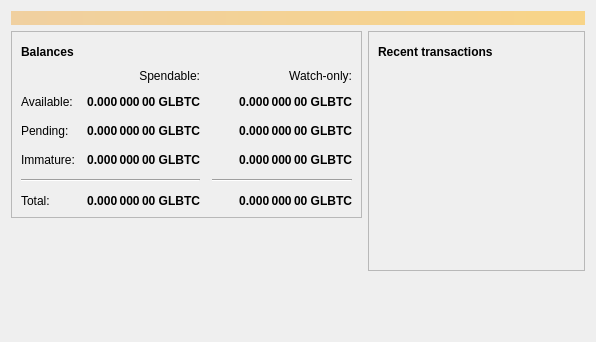
<?xml version="1.0" encoding="UTF-8"?>
<ui version="4.0">
 <class>OverviewPage</class>
 <widget class="QWidget" name="OverviewPage">
  <property name="geometry">
   <rect>
    <x>0</x>
    <y>0</y>
    <width>596</width>
    <height>342</height>
   </rect>
  </property>
  <property name="windowTitle">
   <string>Form</string>
  </property>
  <layout class="QVBoxLayout" name="topLayout">
   <item>
    <widget class="QLabel" name="labelAlerts">
     <property name="visible">
      <bool>false</bool>
     </property>
     <property name="styleSheet">
      <string notr="true">QLabel { background-color: qlineargradient(x1: 0, y1: 0, x2: 1, y2: 0, stop:0 #F0D0A0, stop:1 #F8D488); color:#000000; }</string>
     </property>
     <property name="wordWrap">
      <bool>true</bool>
     </property>
     <property name="margin">
      <number>3</number>
     </property>
     <property name="textInteractionFlags">
      <set>Qt::TextSelectableByMouse</set>
     </property>
    </widget>
   </item>
   <item>
    <layout class="QHBoxLayout" name="horizontalLayout" stretch="1,1">
     <item>
      <layout class="QVBoxLayout" name="verticalLayout_2">
       <item>
        <widget class="QFrame" name="frame">
         <property name="frameShape">
          <enum>QFrame::StyledPanel</enum>
         </property>
         <property name="frameShadow">
          <enum>QFrame::Raised</enum>
         </property>
         <layout class="QVBoxLayout" name="verticalLayout_4">
          <item>
           <layout class="QHBoxLayout" name="horizontalLayout_4">
            <item>
             <widget class="QLabel" name="label_5">
              <property name="font">
               <font>
                <weight>75</weight>
                <bold>true</bold>
               </font>
              </property>
              <property name="text">
               <string>Balances</string>
              </property>
             </widget>
            </item>
            <item>
             <widget class="QPushButton" name="labelWalletStatus">
              <property name="enabled">
               <bool>true</bool>
              </property>
              <property name="maximumSize">
               <size>
                <width>30</width>
                <height>16777215</height>
               </size>
              </property>
              <property name="toolTip">
               <string>The displayed information may be out of date. Your wallet automatically synchronizes with the GlobalBitcoin network after a connection is established, but this process has not completed yet.</string>
              </property>
              <property name="text">
               <string/>
              </property>
              <property name="icon">
               <iconset resource="../globalbitcoin.qrc">
                <normaloff>:/icons/warning</normaloff>
                <disabledoff>:/icons/warning</disabledoff>:/icons/warning</iconset>
              </property>
              <property name="iconSize">
               <size>
                <width>24</width>
                <height>24</height>
               </size>
              </property>
              <property name="flat">
               <bool>true</bool>
              </property>
             </widget>
            </item>
            <item>
             <spacer name="horizontalSpacer_3">
              <property name="orientation">
               <enum>Qt::Horizontal</enum>
              </property>
              <property name="sizeHint" stdset="0">
               <size>
                <width>40</width>
                <height>20</height>
               </size>
              </property>
             </spacer>
            </item>
           </layout>
          </item>
          <item>
           <layout class="QGridLayout" name="gridLayout">
            <property name="spacing">
             <number>12</number>
            </property>
            <item row="2" column="2">
             <widget class="QLabel" name="labelWatchPending">
              <property name="font">
               <font>
                <weight>75</weight>
                <bold>true</bold>
               </font>
              </property>
              <property name="cursor">
               <cursorShape>IBeamCursor</cursorShape>
              </property>
              <property name="toolTip">
               <string>Unconfirmed transactions to watch-only addresses</string>
              </property>
              <property name="text">
               <string notr="true">0.000 000 00 GLBTC</string>
              </property>
              <property name="alignment">
               <set>Qt::AlignRight|Qt::AlignTrailing|Qt::AlignVCenter</set>
              </property>
              <property name="textInteractionFlags">
               <set>Qt::LinksAccessibleByMouse|Qt::TextSelectableByKeyboard|Qt::TextSelectableByMouse</set>
              </property>
             </widget>
            </item>
            <item row="2" column="1">
             <widget class="QLabel" name="labelUnconfirmed">
              <property name="font">
               <font>
                <weight>75</weight>
                <bold>true</bold>
               </font>
              </property>
              <property name="cursor">
               <cursorShape>IBeamCursor</cursorShape>
              </property>
              <property name="toolTip">
               <string>Total of transactions that have yet to be confirmed, and do not yet count toward the spendable balance</string>
              </property>
              <property name="text">
               <string notr="true">0.000 000 00 GLBTC</string>
              </property>
              <property name="alignment">
               <set>Qt::AlignRight|Qt::AlignTrailing|Qt::AlignVCenter</set>
              </property>
              <property name="textInteractionFlags">
               <set>Qt::LinksAccessibleByMouse|Qt::TextSelectableByKeyboard|Qt::TextSelectableByMouse</set>
              </property>
             </widget>
            </item>
            <item row="3" column="2">
             <widget class="QLabel" name="labelWatchImmature">
              <property name="font">
               <font>
                <weight>75</weight>
                <bold>true</bold>
               </font>
              </property>
              <property name="cursor">
               <cursorShape>IBeamCursor</cursorShape>
              </property>
              <property name="toolTip">
               <string>Mined balance in watch-only addresses that has not yet matured</string>
              </property>
              <property name="text">
               <string notr="true">0.000 000 00 GLBTC</string>
              </property>
              <property name="alignment">
               <set>Qt::AlignRight|Qt::AlignTrailing|Qt::AlignVCenter</set>
              </property>
              <property name="textInteractionFlags">
               <set>Qt::LinksAccessibleByMouse|Qt::TextSelectableByKeyboard|Qt::TextSelectableByMouse</set>
              </property>
             </widget>
            </item>
            <item row="4" column="0" colspan="2">
             <widget class="Line" name="line">
              <property name="orientation">
               <enum>Qt::Horizontal</enum>
              </property>
             </widget>
            </item>
            <item row="4" column="2">
             <widget class="Line" name="lineWatchBalance">
              <property name="sizePolicy">
               <sizepolicy hsizetype="Preferred" vsizetype="Fixed">
                <horstretch>0</horstretch>
                <verstretch>0</verstretch>
               </sizepolicy>
              </property>
              <property name="minimumSize">
               <size>
                <width>140</width>
                <height>0</height>
               </size>
              </property>
              <property name="orientation">
               <enum>Qt::Horizontal</enum>
              </property>
             </widget>
            </item>
            <item row="5" column="0">
             <widget class="QLabel" name="labelTotalText">
              <property name="text">
               <string>Total:</string>
              </property>
             </widget>
            </item>
            <item row="3" column="1">
             <widget class="QLabel" name="labelImmature">
              <property name="font">
               <font>
                <weight>75</weight>
                <bold>true</bold>
               </font>
              </property>
              <property name="cursor">
               <cursorShape>IBeamCursor</cursorShape>
              </property>
              <property name="toolTip">
               <string>Mined balance that has not yet matured</string>
              </property>
              <property name="text">
               <string notr="true">0.000 000 00 GLBTC</string>
              </property>
              <property name="alignment">
               <set>Qt::AlignRight|Qt::AlignTrailing|Qt::AlignVCenter</set>
              </property>
              <property name="textInteractionFlags">
               <set>Qt::LinksAccessibleByMouse|Qt::TextSelectableByKeyboard|Qt::TextSelectableByMouse</set>
              </property>
             </widget>
            </item>
            <item row="2" column="3">
             <spacer name="horizontalSpacer_2">
              <property name="orientation">
               <enum>Qt::Horizontal</enum>
              </property>
              <property name="sizeHint" stdset="0">
               <size>
                <width>40</width>
                <height>20</height>
               </size>
              </property>
             </spacer>
            </item>
            <item row="3" column="0">
             <widget class="QLabel" name="labelImmatureText">
              <property name="text">
               <string>Immature:</string>
              </property>
             </widget>
            </item>
            <item row="5" column="1">
             <widget class="QLabel" name="labelTotal">
              <property name="font">
               <font>
                <weight>75</weight>
                <bold>true</bold>
               </font>
              </property>
              <property name="cursor">
               <cursorShape>IBeamCursor</cursorShape>
              </property>
              <property name="toolTip">
               <string>Your current total balance</string>
              </property>
              <property name="text">
               <string notr="true">0.000 000 00 GLBTC</string>
              </property>
              <property name="alignment">
               <set>Qt::AlignRight|Qt::AlignTrailing|Qt::AlignVCenter</set>
              </property>
              <property name="textInteractionFlags">
               <set>Qt::LinksAccessibleByMouse|Qt::TextSelectableByKeyboard|Qt::TextSelectableByMouse</set>
              </property>
             </widget>
            </item>
            <item row="5" column="2">
             <widget class="QLabel" name="labelWatchTotal">
              <property name="font">
               <font>
                <weight>75</weight>
                <bold>true</bold>
               </font>
              </property>
              <property name="cursor">
               <cursorShape>IBeamCursor</cursorShape>
              </property>
              <property name="toolTip">
               <string>Current total balance in watch-only addresses</string>
              </property>
              <property name="text">
               <string notr="true">0.000 000 00 GLBTC</string>
              </property>
              <property name="alignment">
               <set>Qt::AlignRight|Qt::AlignTrailing|Qt::AlignVCenter</set>
              </property>
              <property name="textInteractionFlags">
               <set>Qt::LinksAccessibleByMouse|Qt::TextSelectableByKeyboard|Qt::TextSelectableByMouse</set>
              </property>
             </widget>
            </item>
            <item row="0" column="2">
             <widget class="QLabel" name="labelWatchonly">
              <property name="text">
               <string>Watch-only:</string>
              </property>
              <property name="alignment">
               <set>Qt::AlignRight|Qt::AlignTrailing|Qt::AlignVCenter</set>
              </property>
             </widget>
            </item>
            <item row="1" column="0">
             <widget class="QLabel" name="labelBalanceText">
              <property name="text">
               <string>Available:</string>
              </property>
             </widget>
            </item>
            <item row="1" column="1">
             <widget class="QLabel" name="labelBalance">
              <property name="font">
               <font>
                <weight>75</weight>
                <bold>true</bold>
               </font>
              </property>
              <property name="cursor">
               <cursorShape>IBeamCursor</cursorShape>
              </property>
              <property name="toolTip">
               <string>Your current spendable balance</string>
              </property>
              <property name="text">
               <string notr="true">0.000 000 00 GLBTC</string>
              </property>
              <property name="alignment">
               <set>Qt::AlignRight|Qt::AlignTrailing|Qt::AlignVCenter</set>
              </property>
              <property name="textInteractionFlags">
               <set>Qt::LinksAccessibleByMouse|Qt::TextSelectableByKeyboard|Qt::TextSelectableByMouse</set>
              </property>
             </widget>
            </item>
            <item row="1" column="2">
             <widget class="QLabel" name="labelWatchAvailable">
              <property name="font">
               <font>
                <weight>75</weight>
                <bold>true</bold>
               </font>
              </property>
              <property name="cursor">
               <cursorShape>IBeamCursor</cursorShape>
              </property>
              <property name="toolTip">
               <string>Your current balance in watch-only addresses</string>
              </property>
              <property name="text">
               <string notr="true">0.000 000 00 GLBTC</string>
              </property>
              <property name="alignment">
               <set>Qt::AlignRight|Qt::AlignTrailing|Qt::AlignVCenter</set>
              </property>
              <property name="textInteractionFlags">
               <set>Qt::LinksAccessibleByMouse|Qt::TextSelectableByKeyboard|Qt::TextSelectableByMouse</set>
              </property>
             </widget>
            </item>
            <item row="2" column="0">
             <widget class="QLabel" name="labelPendingText">
              <property name="text">
               <string>Pending:</string>
              </property>
             </widget>
            </item>
            <item row="0" column="1">
             <widget class="QLabel" name="labelSpendable">
              <property name="text">
               <string>Spendable:</string>
              </property>
              <property name="alignment">
               <set>Qt::AlignRight|Qt::AlignTrailing|Qt::AlignVCenter</set>
              </property>
             </widget>
            </item>
           </layout>
          </item>
         </layout>
        </widget>
       </item>
       <item>
        <spacer name="verticalSpacer">
         <property name="orientation">
          <enum>Qt::Vertical</enum>
         </property>
         <property name="sizeHint" stdset="0">
          <size>
           <width>20</width>
           <height>40</height>
          </size>
         </property>
        </spacer>
       </item>
      </layout>
     </item>
     <item>
      <layout class="QVBoxLayout" name="verticalLayout_3">
       <item>
        <widget class="QFrame" name="frame_2">
         <property name="frameShape">
          <enum>QFrame::StyledPanel</enum>
         </property>
         <property name="frameShadow">
          <enum>QFrame::Raised</enum>
         </property>
         <layout class="QVBoxLayout" name="verticalLayout">
          <item>
           <layout class="QHBoxLayout" name="horizontalLayout_2">
            <item>
             <widget class="QLabel" name="label_4">
              <property name="font">
               <font>
                <weight>75</weight>
                <bold>true</bold>
               </font>
              </property>
              <property name="text">
               <string>Recent transactions</string>
              </property>
             </widget>
            </item>
            <item>
             <widget class="QPushButton" name="labelTransactionsStatus">
              <property name="enabled">
               <bool>true</bool>
              </property>
              <property name="maximumSize">
               <size>
                <width>30</width>
                <height>16777215</height>
               </size>
              </property>
              <property name="toolTip">
               <string>The displayed information may be out of date. Your wallet automatically synchronizes with the GlobalBitcoin network after a connection is established, but this process has not completed yet.</string>
              </property>
              <property name="text">
               <string/>
              </property>
              <property name="icon">
               <iconset resource="../globalbitcoin.qrc">
                <normaloff>:/icons/warning</normaloff>
                <disabledoff>:/icons/warning</disabledoff>:/icons/warning</iconset>
              </property>
              <property name="iconSize">
               <size>
                <width>24</width>
                <height>24</height>
               </size>
              </property>
              <property name="flat">
               <bool>true</bool>
              </property>
             </widget>
            </item>
            <item>
             <spacer name="horizontalSpacer">
              <property name="orientation">
               <enum>Qt::Horizontal</enum>
              </property>
              <property name="sizeHint" stdset="0">
               <size>
                <width>40</width>
                <height>20</height>
               </size>
              </property>
             </spacer>
            </item>
           </layout>
          </item>
          <item>
           <widget class="QListView" name="listTransactions">
            <property name="styleSheet">
             <string notr="true">QListView { background: transparent; }</string>
            </property>
            <property name="frameShape">
             <enum>QFrame::NoFrame</enum>
            </property>
            <property name="verticalScrollBarPolicy">
             <enum>Qt::ScrollBarAlwaysOff</enum>
            </property>
            <property name="horizontalScrollBarPolicy">
             <enum>Qt::ScrollBarAlwaysOff</enum>
            </property>
            <property name="selectionMode">
             <enum>QAbstractItemView::NoSelection</enum>
            </property>
           </widget>
          </item>
         </layout>
        </widget>
       </item>
       <item>
        <spacer name="verticalSpacer_2">
         <property name="orientation">
          <enum>Qt::Vertical</enum>
         </property>
         <property name="sizeHint" stdset="0">
          <size>
           <width>20</width>
           <height>40</height>
          </size>
         </property>
        </spacer>
       </item>
      </layout>
     </item>
    </layout>
   </item>
  </layout>
 </widget>
 <resources/>
 <connections/>
</ui>
